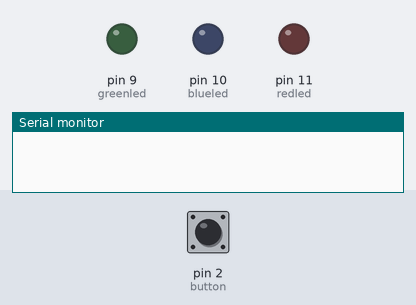
The sketch below on a simulated Arduino Uno, built with avr-gcc and run on an emulated ATmega328P. Shown: output pins drawn as LEDs (lit = HIGH), the last lines printed to the serial monitor. Dashed ring = blinking. Inputs (shaded band) come from the test bench; at power-on: pin 2 (button) LOW.

Above: at 1.2 s.
1.3 s: pin 2 (button) pulled HIGH for 3.2 s
At 5.3 s:
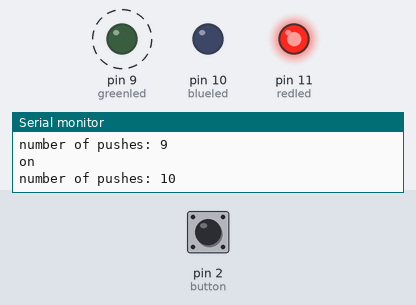
6.0 s: pin 2 (button) pulled HIGH for 0.15 s
At 6.8 s:
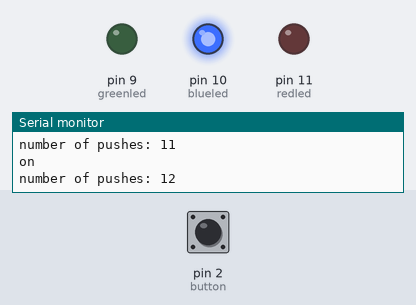
8.6 s: pin 2 (button) pulled HIGH for 1 s
At 10.6 s:
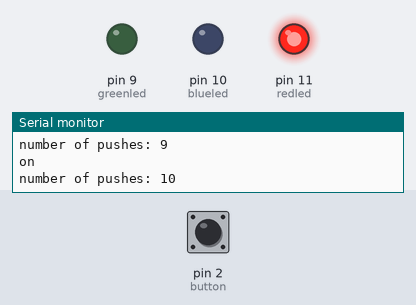
Timing chart, 0 to 12.1 s (numbered marks = the images above; inputs shaded):
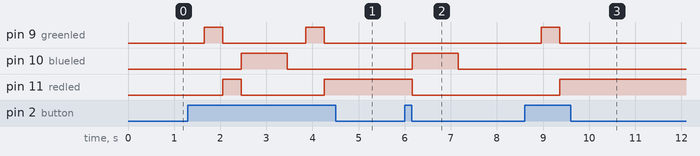

The sketch:

count_switch.ino
```cpp
// telt het aantal keren dat er op de schakelaar wordt gedrukt
// na 4 keer drukken brand de led groen
// na 8 keer drukken brand de led rood
// na 12 keer drukken brand de led blauw ( led blijft blauw tot de teller weer op 4 staat)
// en begint de cyclus opnieuw

int redled = 11;
int blueled = 10;
int greenled = 9;
int button = 2;
int switchState = 0;
int count = 0;

void setup() {
  // put your setup code here, to run once:
  pinMode(redled, OUTPUT);
  pinMode(greenled, OUTPUT);
  pinMode(blueled, OUTPUT);
  pinMode (button, INPUT);
  Serial.begin(9600);

}

void loop() {
  // put your main code here, to run repeatedly:
  switchState = digitalRead(button);
  if (switchState == HIGH) {

    //analogWrite(redled, 0);
    //analogWrite(greenled, 255); // led brand groen
    //analogWrite(blueled, 0);

    count++;
    Serial.println("on");
    Serial.print("number of pushes: ");
    Serial.println(count);
    delay(50);
    }
    if (count >= 4 && count < 8){
      analogWrite(redled, 0);
      analogWrite(greenled, 255); // led brand groen
      analogWrite(blueled, 0);
      //delay (2000);
      //count = 0 ;
      }
    else if (count>=8 && count <12){
      analogWrite(redled, 255);
      analogWrite(greenled, 0); // led brand groen
      analogWrite(blueled, 0);
      //count = 0;
      //delay (5000);
    }

  else if (count == 12) {
    count = 0;
    analogWrite(redled, 0);
    analogWrite(greenled, 0);
    analogWrite(blueled, 255);
    delay(1000);
    analogWrite(redled, 0);
    analogWrite(greenled, 0);
    analogWrite(blueled, 0);
  }
  delay(50);
}
```

Measured:
- after the input at 1.3 s, pin 9 (greenled): alternates HIGH for 0.40 s and LOW for 1.8 s, starting after 0.35 s; pin 10 (blueled): LOW → HIGH after 1.2 s, → LOW 1.0 s later; pin 11 (redled): LOW → HIGH after 0.75 s, → LOW 0.40 s later, → HIGH 1.8 s later
- after the input at 6.0 s, pin 10 (blueled): LOW → HIGH after 0.16 s, → LOW 1.0 s later; pin 11 (redled): HIGH → LOW after 0.16 s
- after the input at 8.6 s, pin 9 (greenled): LOW → HIGH after 0.36 s, → LOW 0.40 s later; pin 11 (redled): LOW → HIGH after 0.76 s
